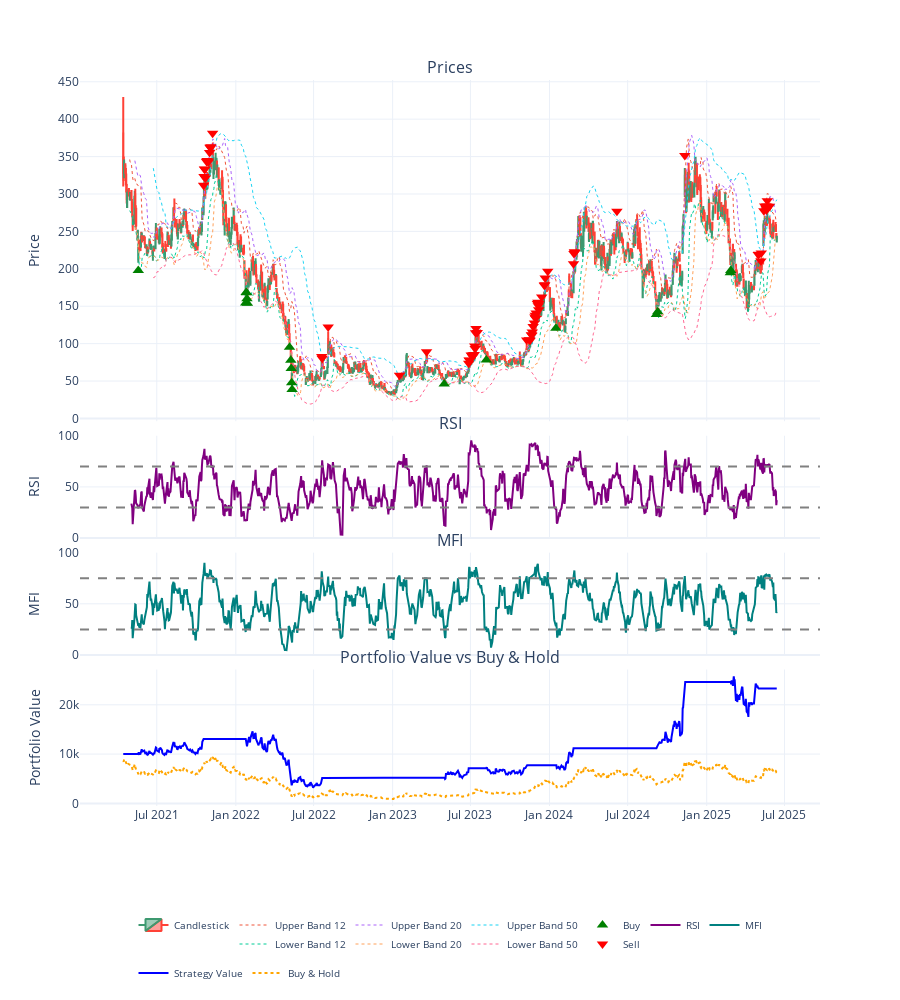

This figure's notebook cell:
### Markdown cell above
### Visualize Algorithm

### Code cell
import plotly.graph_objects as go
from plotly.subplots import make_subplots

fig = make_subplots(
    rows=4, cols=1,
    shared_xaxes=True,
    vertical_spacing=0.02,
    row_heights=[0.5, 0.15, 0.15, 0.2],
    subplot_titles=["Prices", "RSI", "MFI", "Portfolio Value vs Buy & Hold"]
)

fig.add_trace(go.Candlestick(
    x=df.index,
    open=df['Open'], high=df['High'], low=df['Low'], close=df['Close'],
    name='Candlestick'
), row=1, col=1)


for window in [12, 20, 50]:
    fig.add_trace(go.Scatter(
        x=df.index, y=df[f'Upper Band {window}'],
        line=dict(width=1, dash='dot'),
        name=f'Upper Band {window}', legendgroup=f'bb{window}', showlegend=True
    ), row=1, col=1)
    
    fig.add_trace(go.Scatter(
        x=df.index, y=df[f'Lower Band {window}'],
        line=dict(width=1, dash='dot'),
        name=f'Lower Band {window}', legendgroup=f'bb{window}', showlegend=True
    ), row=1, col=1)


fig.add_trace(go.Scatter(
    x=df.index, y=df['buy signal'],
    mode='markers', name='Buy',
    marker=dict(symbol='triangle-up', color='green', size=10),
    legendgroup='signals', showlegend=True
), row=1, col=1)


fig.add_trace(go.Scatter(
    x=df.index, y=df['sell signal'],
    mode='markers', name='Sell',
    marker=dict(symbol='triangle-down', color='red', size=10),
    legendgroup='signals', showlegend=True
), row=1, col=1)


fig.add_trace(go.Scatter(
    x=df.index, y=df['RSI'],
    line=dict(color='purple'), name='RSI'
), row=2, col=1)
fig.add_hline(y=70, line_dash="dash", line_color="gray", row=2, col=1)
fig.add_hline(y=30, line_dash="dash", line_color="gray", row=2, col=1)


fig.add_trace(go.Scatter(
    x=df.index, y=df['MFI'],
    line=dict(color='teal'), name='MFI'
), row=3, col=1)
fig.add_hline(y=75, line_dash="dash", line_color="gray", row=3, col=1)
fig.add_hline(y=25, line_dash="dash", line_color="gray", row=3, col=1)


fig.add_trace(go.Scatter(
    x=df.index, y=df['Portfolio_value'],
    line=dict(color='blue'), name='Strategy Value'
), row=4, col=1)

fig.add_trace(go.Scatter(
    x=df.index, y=df['Buy_hold_value'],
    line=dict(color='orange', dash='dot'), name='Buy & Hold'
), row=4, col=1)

fig.update_layout(
    height=1000,
    
    xaxis_rangeslider_visible=False,
    legend=dict(
        orientation='h',
        yanchor='bottom',
        y=-0.25,  # sposta la legenda sotto il grafico
        xanchor='center',
        x=0.5,
        font=dict(size=10)
    ),
    margin=dict(t=80, b=100),  # margini top e bottom
    template='plotly_white'
)

fig.update_yaxes(title_text='Price', row=1, col=1)
fig.update_yaxes(title_text='RSI', row=2, col=1, range=[0, 100])
fig.update_yaxes(title_text='MFI', row=3, col=1, range=[0, 100])
fig.update_yaxes(title_text='Portfolio Value', row=4, col=1)

fig.show()

### Figure 1 — Plotly figure (JSON) as saved in the notebook; plotly's stock layout.template omitted (floating-point values rounded to 4 significant figures; data arrays with more than 128 entries replaced by an {"elided": "..."} marker saying what was removed)
{"data": [{"close": {"elided": "1048 float values"}, "high": {"elided": "1048 float values"}, "low": {"elided": "1048 float values"}, "name": "Candlestick", "open": {"elided": "1048 float values"}, "type": "candlestick", "x": {"elided": "1048 str values"}, "xaxis": "x", "yaxis": "y"}, {"legendgroup": "bb12", "line": {"dash": "dot", "width": 1}, "name": "Upper Band 12", "showlegend": true, "type": "scatter", "x": {"elided": "1048 str values"}, "xaxis": "x", "y": {"elided": "1048 float values"}, "yaxis": "y"}, {"legendgroup": "bb12", "line": {"dash": "dot", "width": 1}, "name": "Lower Band 12", "showlegend": true, "type": "scatter", "x": {"elided": "1048 str values"}, "xaxis": "x", "y": {"elided": "1048 float values"}, "yaxis": "y"}, {"legendgroup": "bb20", "line": {"dash": "dot", "width": 1}, "name": "Upper Band 20", "showlegend": true, "type": "scatter", "x": {"elided": "1048 str values"}, "xaxis": "x", "y": {"elided": "1048 float values"}, "yaxis": "y"}, {"legendgroup": "bb20", "line": {"dash": "dot", "width": 1}, "name": "Lower Band 20", "showlegend": true, "type": "scatter", "x": {"elided": "1048 str values"}, "xaxis": "x", "y": {"elided": "1048 float values"}, "yaxis": "y"}, {"legendgroup": "bb50", "line": {"dash": "dot", "width": 1}, "name": "Upper Band 50", "showlegend": true, "type": "scatter", "x": {"elided": "1048 str values"}, "xaxis": "x", "y": {"elided": "1048 float values"}, "yaxis": "y"}, {"legendgroup": "bb50", "line": {"dash": "dot", "width": 1}, "name": "Lower Band 50", "showlegend": true, "type": "scatter", "x": {"elided": "1048 str values"}, "xaxis": "x", "y": {"elided": "1048 float values"}, "yaxis": "y"}, {"legendgroup": "signals", "marker": {"color": "green", "size": 10, "symbol": "triangle-up"}, "mode": "markers", "name": "Buy", "showlegend": true, "type": "scatter", "x": {"elided": "1048 str values"}, "xaxis": "x", "y": {"elided": "1048 float values"}, "yaxis": "y"}, {"legendgroup": "signals", "marker": {"color": "red", "size": 10, "symbol": "triangle-down"}, "mode": "markers", "name": "Sell", "showlegend": true, "type": "scatter", "x": {"elided": "1048 str values"}, "xaxis": "x", "y": {"elided": "1048 float values"}, "yaxis": "y"}, {"line": {"color": "purple"}, "name": "RSI", "type": "scatter", "x": {"elided": "1048 str values"}, "xaxis": "x2", "y": {"elided": "1048 float values"}, "yaxis": "y2"}, {"line": {"color": "teal"}, "name": "MFI", "type": "scatter", "x": {"elided": "1048 str values"}, "xaxis": "x3", "y": {"elided": "1048 float values"}, "yaxis": "y3"}, {"line": {"color": "blue"}, "name": "Strategy Value", "type": "scatter", "x": {"elided": "1048 str values"}, "xaxis": "x4", "y": {"elided": "1048 float values"}, "yaxis": "y4"}, {"line": {"color": "orange", "dash": "dot"}, "name": "Buy & Hold", "type": "scatter", "x": {"elided": "1048 str values"}, "xaxis": "x4", "y": {"elided": "1048 float values"}, "yaxis": "y4"}], "layout": {"annotations": [{"font": {"size": 16}, "showarrow": false, "text": "Prices", "x": 0.5, "xanchor": "center", "xref": "paper", "y": 1, "yanchor": "bottom", "yref": "paper"}, {"font": {"size": 16}, "showarrow": false, "text": "RSI", "x": 0.5, "xanchor": "center", "xref": "paper", "y": 0.51, "yanchor": "bottom", "yref": "paper"}, {"font": {"size": 16}, "showarrow": false, "text": "MFI", "x": 0.5, "xanchor": "center", "xref": "paper", "y": 0.349, "yanchor": "bottom", "yref": "paper"}, {"font": {"size": 16}, "showarrow": false, "text": "Portfolio Value vs Buy & Hold", "x": 0.5, "xanchor": "center", "xref": "paper", "y": 0.188, "yanchor": "bottom", "yref": "paper"}], "height": 1000, "legend": {"font": {"size": 10}, "orientation": "h", "x": 0.5, "xanchor": "center", "y": -0.25, "yanchor": "bottom"}, "margin": {"b": 100, "t": 80}, "shapes": [{"line": {"color": "gray", "dash": "dash"}, "type": "line", "x0": 0, "x1": 1, "xref": "x2 domain", "y0": 70, "y1": 70, "yref": "y2"}, {"line": {"color": "gray", "dash": "dash"}, "type": "line", "x0": 0, "x1": 1, "xref": "x2 domain", "y0": 30, "y1": 30, "yref": "y2"}, {"line": {"color": "gray", "dash": "dash"}, "type": "line", "x0": 0, "x1": 1, "xref": "x3 domain", "y0": 75, "y1": 75, "yref": "y3"}, {"line": {"color": "gray", "dash": "dash"}, "type": "line", "x0": 0, "x1": 1, "xref": "x3 domain", "y0": 25, "y1": 25, "yref": "y3"}], "xaxis": {"anchor": "y", "domain": [0, 1], "matches": "x4", "rangeslider": {"visible": false}, "showticklabels": false}, "xaxis2": {"anchor": "y2", "domain": [0, 1], "matches": "x4", "showticklabels": false}, "xaxis3": {"anchor": "y3", "domain": [0, 1], "matches": "x4", "showticklabels": false}, "xaxis4": {"anchor": "y4", "domain": [0, 1]}, "yaxis": {"anchor": "x", "domain": [0.53, 1], "title": {"text": "Price"}}, "yaxis2": {"anchor": "x2", "domain": [0.369, 0.51], "range": [0, 100], "title": {"text": "RSI"}}, "yaxis3": {"anchor": "x3", "domain": [0.208, 0.349], "range": [0, 100], "title": {"text": "MFI"}}, "yaxis4": {"anchor": "x4", "domain": [0, 0.188], "title": {"text": "Portfolio Value"}}}}
